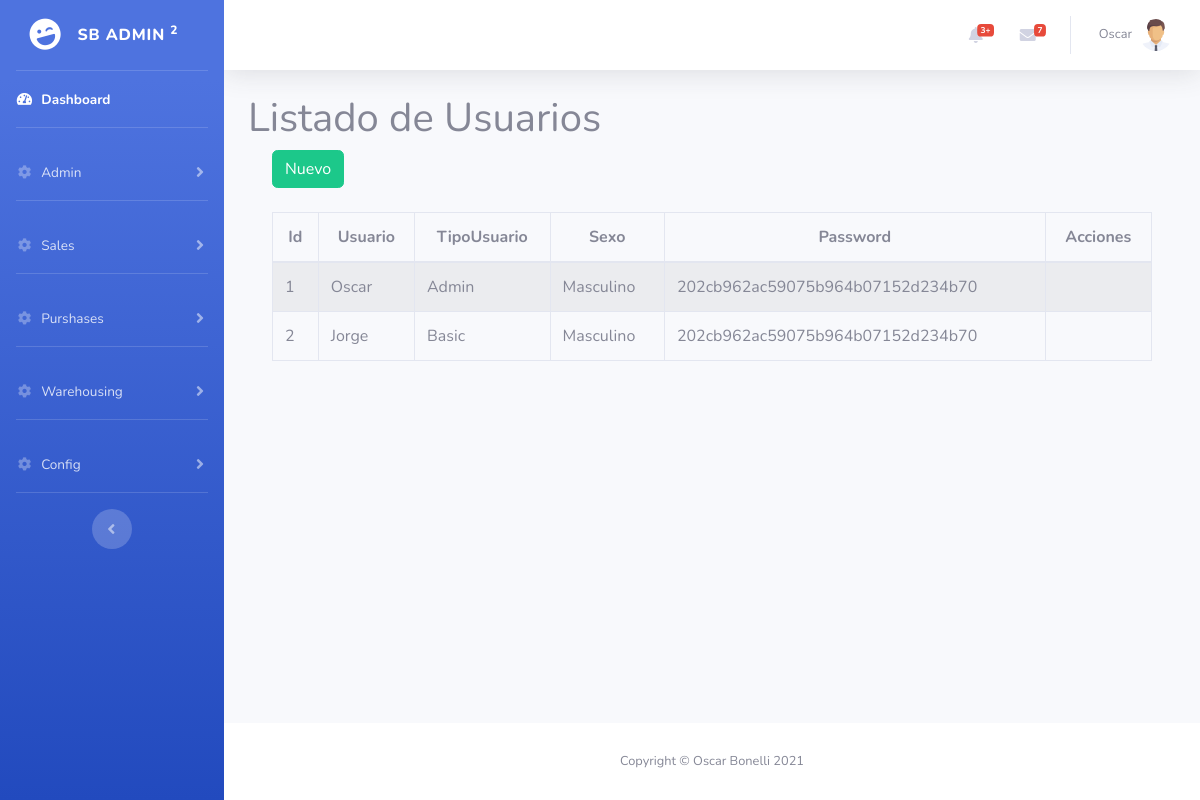
The page /dashboard/users.php (signed in) on the database its author committed.
### tables this page shows
CREATE TABLE `usuarios` (
  `id` int(11) NOT NULL AUTO_INCREMENT,
  `usuario` varchar(25) NOT NULL,
  `password` varchar(50) NOT NULL,
  `tipousuario` varchar(50) NOT NULL,
  `sexo` varchar(50) NOT NULL,
  `fecharegistro` date NOT NULL,
  `horaregistro` time NOT NULL,
  `fechamodificacion` datetime NOT NULL,
  PRIMARY KEY (`id`),
  UNIQUE KEY `usuario` (`usuario`)
);

### dashboard/users.php (the view, shortened to what this page needs)
<?php require_once "vistas/parte_superior.php"?>
<div class="container">
    <h1>Listado de Usuarios</h1>
 <?php
$objeto = new Conexion();
$conexion = $objeto->Conectar();
$consulta = "SELECT id, usuario, tipousuario, sexo, password FROM usuarios";
$resultado = $conexion->prepare($consulta);
$resultado->execute();
$data=$resultado->fetchAll(PDO::FETCH_ASSOC);
?>
<div class="container">
        <div class="row">
            <div class="col-lg-12">
            <button id="btnNuevo" type="button" class="btn btn-success" data-toggle="modal">Nuevo</button>
            </div>
        </div>
    </div>
    <br>
<div class="container">
        <div class="row">
                <div class="col-lg-12">
                    <div class="table-responsive">
                        <table id="tablaPersonas" class="table table-striped table-bordered table-condensed" style="width:100%">
                        <thead class="text-center">
                            <tr>
                                <th>Id</th>
                                <th>Usuario</th>
                                <th>TipoUsuario</th>
                                <th>Sexo</th>
                                <th>Password</th>
                                <th>Acciones</th>
                            </tr>
                        </thead>
                        <tbody>
                            <?php
                            foreach($data as $dat) {
                            ?>
                            <tr>
                                <td><?php echo $dat['id'] ?></td>
                                <td><?php echo $dat['usuario'] ?></td>
                                <td><?php echo $dat['tipousuario'] ?></td>
                                <td><?php echo $dat['sexo'] ?></td>
                                <td><?php echo $dat['password'] ?></td>
                                <td></td>
                            </tr>
                            <?php
                                }
                            ?>
                        </tbody>
                    </table>
                    </div>
                </div>
        </div>
    </div>
</div>
<?php require_once "vistas/parte_inferior.php"?>

### dashboard/vistas/parte_superior.php (shortened to what this page needs)
<!DOCTYPE html>
<html lang="en">
<head>
  <link href="vendor/fontawesome-free/css/all.min.css" rel="stylesheet" type="text/css">
  <link href="css/sb-admin-2.min.css" rel="stylesheet">
  <link href="css/custom.css" rel="stylesheet">
  <link rel="stylesheet" type="text/css" href="vendor/datatables/datatables.min.css" />
  <link rel="stylesheet" type="text/css" href="vendor/datatables/DataTables-1.10.18/css/dataTables.bootstrap4.min.css">
</head>
<body id="page-top">
  <div id="wrapper">
    <ul class="navbar-nav bg-gradient-primary sidebar sidebar-dark accordion" id="accordionSidebar">
      <a class="sidebar-brand d-flex align-items-center justify-content-center" href="index.php">
        <div class="sidebar-brand-icon rotate-n-15">
          <i class="fas fa-laugh-wink"></i>
        </div>
        <div class="sidebar-brand-text mx-3">SB Admin <sup>2</sup></div>
      </a>
      <hr class="sidebar-divider my-0">
      <li class="nav-item active">
        <a class="nav-link" href="index.php">
          <i class="fas fa-fw fa-tachometer-alt"></i>
          <span>Dashboard</span></a>
      </li>
      <?php
      if ($_SESSION["s_tipousuario"] === 'Admin') {
        require_once "menu_admin.php";
      }
      ?>
      <hr class="sidebar-divider">
      <li class="nav-item">
        <a class="nav-link collapsed" href="#" data-toggle="collapse" data-target="#collapseSix" aria-expanded="true" aria-controls="collapseTwo">
          <i class="fas fa-fw fa-cog"></i>
          <span>Warehousing</span>
        </a>
      </li>
      <hr class="sidebar-divider">
      <li class="nav-item">
        <a class="nav-link collapsed" href="#" data-toggle="collapse" data-target="#collapseSeven" aria-expanded="true" aria-controls="collapseTwo">
          <i class="fas fa-fw fa-cog"></i>
          <span>Config</span>
        </a>
      </li>
      <hr class="sidebar-divider d-none d-md-block">
      <div class="text-center d-none d-md-inline">
        <button class="rounded-circle border-0" id="sidebarToggle"></button>
      </div>
    </ul>
    <div id="content-wrapper" class="d-flex flex-column">
      <div id="content">
        <nav class="navbar navbar-expand navbar-light bg-white topbar mb-4 static-top shadow">
          <ul class="navbar-nav ml-auto">
            <li class="nav-item dropdown no-arrow mx-1">
              <a class="nav-link dropdown-toggle" href="#" id="alertsDropdown" role="button" data-toggle="dropdown" aria-haspopup="true" aria-expanded="false">
                <i class="fas fa-bell fa-fw"></i>
                <span class="badge badge-danger badge-counter">3+</span>
              </a>
            </li>
            <li class="nav-item dropdown no-arrow mx-1">
              <a class="nav-link dropdown-toggle" href="#" id="messagesDropdown" role="button" data-toggle="dropdown" aria-haspopup="true" aria-expanded="false">
                <i class="fas fa-envelope fa-fw"></i>
                <span class="badge badge-danger badge-counter">7</span>
              </a>
            </li>
            <li class="nav-item dropdown no-arrow">
              <a class="nav-link dropdown-toggle" href="#" id="userDropdown" role="button" data-toggle="dropdown" aria-haspopup="true" aria-expanded="false">
                <span class="mr-2 d-none d-lg-inline text-gray-600 small"><?php echo $_SESSION["s_usuario"]; ?></span>
                <img class="img-profile rounded-circle" src="img/user.png">
              </a>
            </li>
          </ul>
        </nav>

### dashboard/menu_admin.php (shortened to what this page needs)
<hr class="sidebar-divider">
<li class="nav-item">
    <a class="nav-link collapsed" href="#" data-toggle="collapse" data-target="#collapseThree" aria-expanded="true" aria-controls="collapseTwo">
        <i class="fas fa-fw fa-cog"></i>
        <span>Admin</span>
    </a>
</li>
<hr class="sidebar-divider">
<li class="nav-item">
    <a class="nav-link collapsed" href="#" data-toggle="collapse" data-target="#collapseFour" aria-expanded="true" aria-controls="collapseTwo">
        <i class="fas fa-fw fa-cog"></i>
        <span>Sales</span>
    </a>
</li>
<hr class="sidebar-divider">
<li class="nav-item">
    <a class="nav-link collapsed" href="#" data-toggle="collapse" data-target="#collapseFive" aria-expanded="true" aria-controls="collapseTwo">
        <i class="fas fa-fw fa-cog"></i>
        <span>Purshases</span>
    </a>
</li>

### dashboard/vistas/parte_inferior.php (shortened to what this page needs)
      </div>
      <footer class="sticky-footer bg-white">
        <div class="container my-auto">
          <div class="copyright text-center my-auto">
            <span>Copyright &copy; Oscar Bonelli 2021</span>
          </div>
        </div>
      </footer>
    </div>
  </div>
</body>
</html>

### rows shown on the page
usuarios: id "1", usuario "Oscar", tipousuario "Admin", sexo "Masculino", password "202cb962ac59075b964b07152d234b70"
usuarios: id "2", usuario "Jorge", tipousuario "Basic", sexo "Masculino", password "202cb962ac59075b964b07152d234b70"

### other values the page prints
$_SESSION["s_usuario"] "Oscar"
